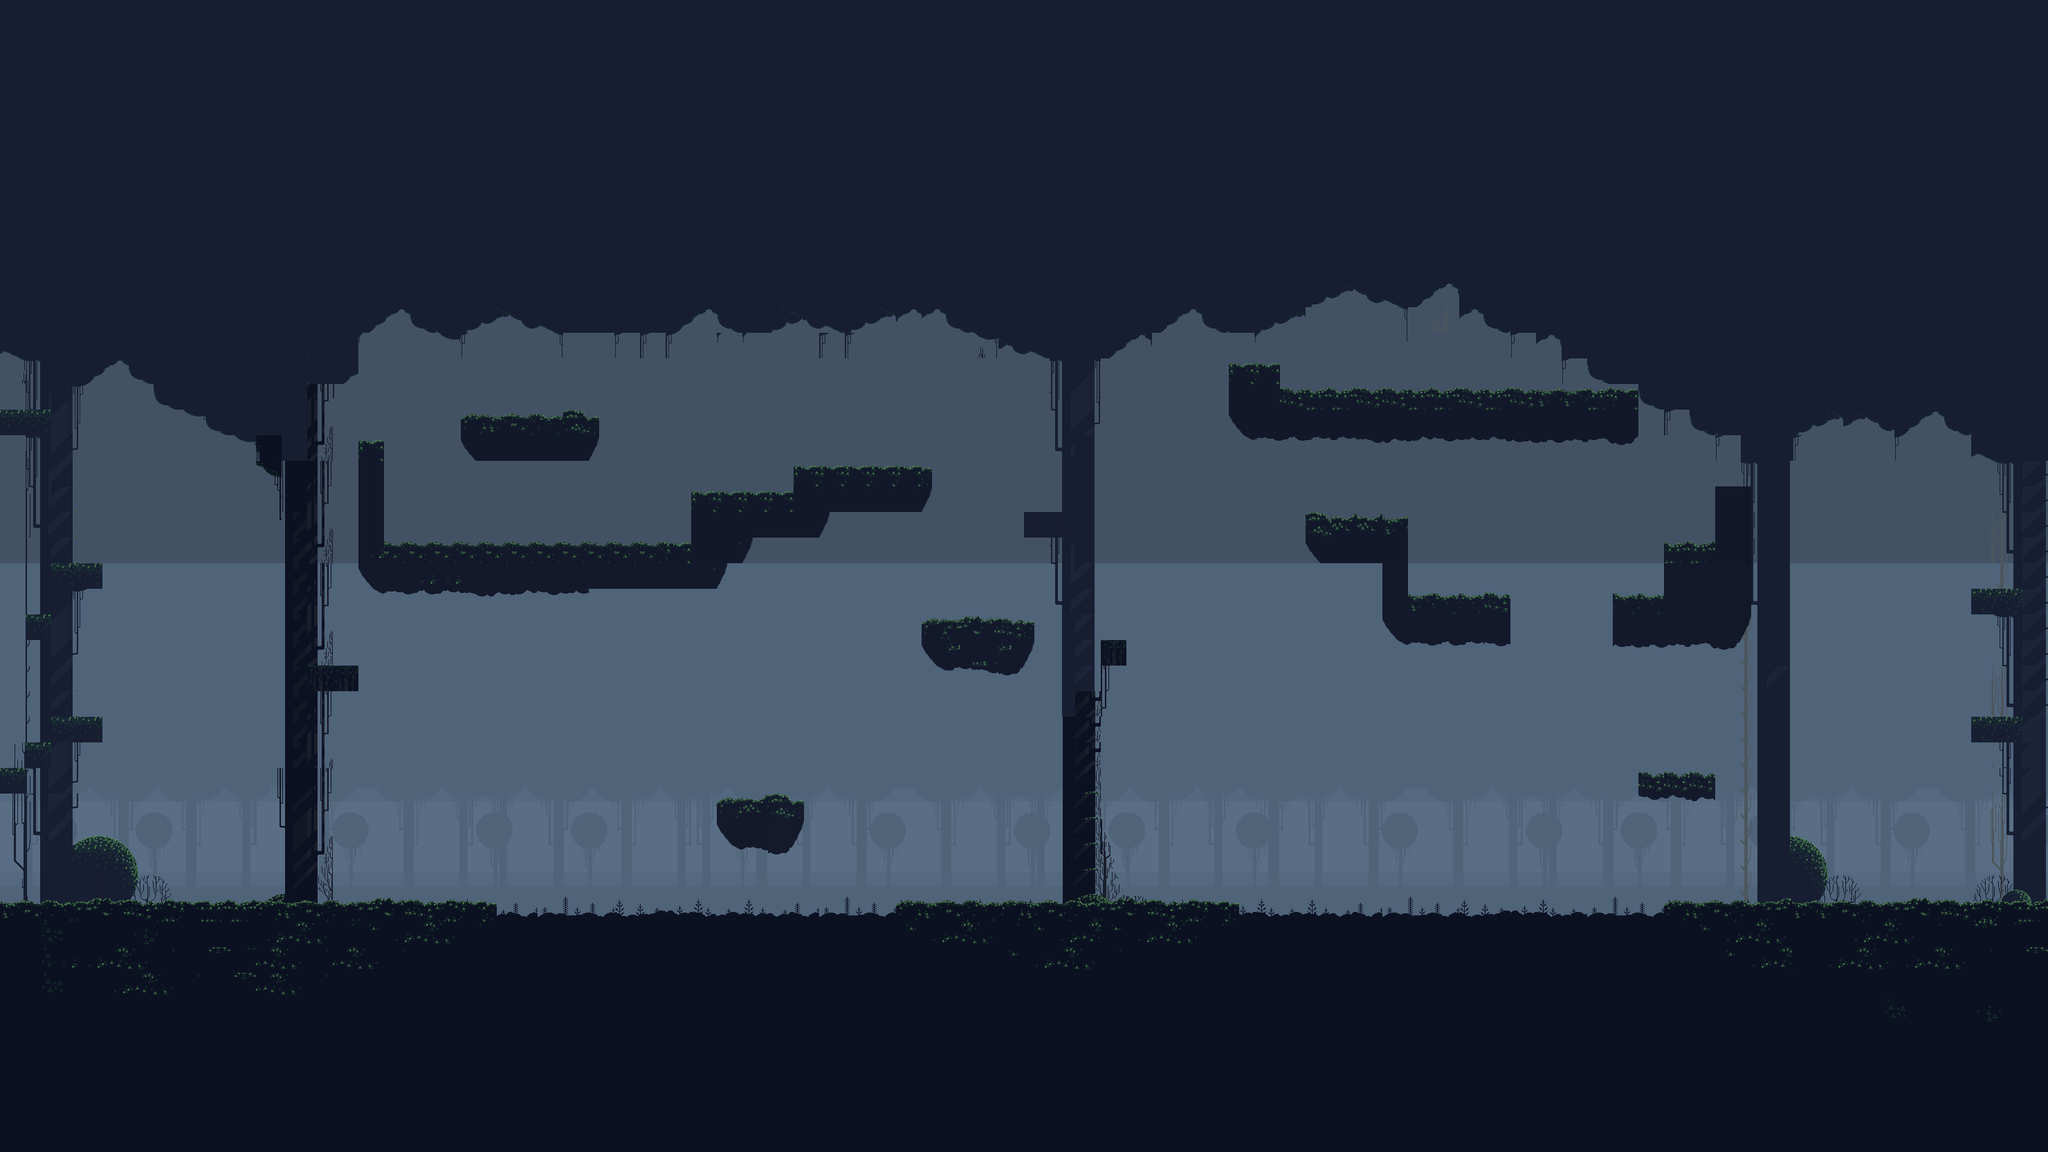

The image is a tile-based game level rendered from a .tmx file. Its description and source (layers, tilesets, objects; grid data summarised) follow:
An orthogonal 80x45 tile map with 37x37 px tiles, 7 tile layers (Sky, Background, Слой тайлов 7, trees, ...) and 44 objects (25x solid, 6x magicF, 3x movingPlatform, 3x powerF, 2x easyEnemy, ...).

<map version="1.0" orientation="orthogonal" renderorder="right-down" width="80" height="45" tilewidth="37" tileheight="37" nextobjectid="70">
 <tileset firstgid="1" name="SwampTiles" tilewidth="37" tileheight="37">
  <image source="imageMap/SwampTiles.png" width="1788" height="855" />
 </tileset>
 <layer name="Sky" width="80" height="45">
  <data>[3600 cells, 3200 non-empty, 139 distinct tile ids]</data>
 </layer>
 <layer name="Background" width="80" height="45">
  <data>[3600 cells, 640 non-empty, 184 distinct tile ids]</data>
 </layer>
 <layer name="Слой тайлов 7" width="80" height="45">
  <data>[3600 cells, 16 non-empty, 16 distinct tile ids]</data>
 </layer>
 <layer name="trees" width="80" height="45">
  <data>[3600 cells, 1051 non-empty, 139 distinct tile ids]</data>
 </layer>
 <layer name="Swamp" width="80" height="45">
  <data>[3600 cells, 400 non-empty, 58 distinct tile ids]</data>
 </layer>
 <layer name="platforms" width="80" height="45" opacity="0.9">
  <data>[3600 cells, 212 non-empty, 42 distinct tile ids]</data>
 </layer>
 <layer name="Слой тайлов 3" width="80" height="45">
  <data>[3600 cells, 72 non-empty, 15 distinct tile ids]</data>
 </layer>
 <objectgroup name="collision">
  <object id="1" name="solid" x="372" y="1304" width="344" height="66" />
  <object id="5" name="solid" x="1294.67" y="1303" width="496" height="57" />
  <object id="7" name="solid" x="2408" y="1305" width="253" height="46" />
  <object id="8" name="easyEnemy" x="992.333" y="1277.33" width="38.3333" height="47.3333" />
  <object id="9" name="player" x="1080.67" y="1114" width="42.6667" height="40.6667" />
  <object id="10" name="movingPlatform" x="631.333" y="1044" width="204.333" height="32" />
  <object id="14" name="solid" x="1039.33" y="1156.67" width="121.333" height="74.6667" />
  <object id="15" name="solid" x="1343.33" y="902" width="145.333" height="64" />
  <object id="25" name="solid" x="370" y="370" width="20" height="1104" />
  <object id="26" name="solid" x="387.333" y="368.667" width="1609.33" height="38.6667" />
  <object id="29" name="solid" x="1995.33" y="370" width="602.667" height="28" />
  <object id="31" name="solid" x="2579.09" y="369.03" width="45.5757" height="1108" />
  <object id="34" name="solid" x="519.333" y="787.333" width="517.333" height="62.6667" />
  <object id="35" name="solid" x="1002" y="711.333" width="80" height="101.333" />
  <object id="36" name="solid" x="1082" y="710" width="110.667" height="69.3333" />
  <object id="37" name="solid" x="1148.67" y="670" width="196" height="70.6667" />
  <object id="38" name="solid" x="519.333" y="639.333" width="36" height="158.667" />
  <object id="39" name="solid" x="666" y="603.333" width="197.333" height="62.6667" />
  <object id="41" name="solid" x="1778" y="526" width="76" height="109.333" />
  <object id="42" name="solid" x="1839.33" y="563.333" width="528" height="74.6667" />
  <object id="43" name="solid" x="1888.67" y="743.333" width="146.667" height="70.6667" />
  <object id="44" name="solid" x="1991.33" y="747.333" width="37.3333" height="182.667" />
  <object id="45" name="solid" x="2018" y="860.667" width="130.667" height="70.6667" />
  <object id="46" name="solid" x="2482" y="706" width="48" height="228" />
  <object id="47" name="solid" x="2406" y="787.333" width="92" height="146.667" />
  <object id="48" name="solid" x="2332.67" y="859.333" width="80" height="76" />
  <object id="49" name="swamp" x="720.667" y="1324.67" width="572" height="36" />
  <object id="50" name="swamp" x="1795" y="1323" width="610" height="36" />
  <object id="51" name="solid" x="405.909" y="413.576" width="52.0303" height="881.364" />
  <object id="52" name="movingPlatform" x="1132.14" y="1038.46" width="204.333" height="32" />
  <object id="53" name="movingPlatform" x="1784.62" y="1116.39" width="204.333" height="32" />
  <object id="55" name="easyEnemy" x="2084" y="1264.33" width="50.6663" height="54.6667" />
  <object id="56" name="magicF" x="682.667" y="554.667" width="26.6667" height="48" />
  <object id="57" name="magicF" x="574.667" y="716" width="21.3333" height="69.3333" />
  <object id="58" name="magicF" x="474.667" y="1213.33" width="24" height="90.6667" />
  <object id="59" name="magicF" x="2436" y="716" width="24" height="69.3333" />
  <object id="60" name="magicF" x="1876" y="506.667" width="20" height="54.6667" />
  <object id="62" name="solid" x="2368" y="1116" width="112" height="40" />
  <object id="63" name="magicF" x="2450.67" y="1049.33" width="14.6667" height="66.6667" />
  <object id="64" name="healthF" x="2444" y="1241.33" width="17.3333" height="62.6667" />
  <object id="65" name="powerF" x="2049.33" y="782.667" width="24" height="76" />
  <object id="67" name="powerF" x="2306.67" y="498.667" width="14.6667" height="61.3333" />
  <object id="68" name="healthF" x="1454.67" y="836" width="21.3333" height="69.3333" />
  <object id="69" name="powerF" x="529.333" y="538.667" width="17.3333" height="97.3333" />
 </objectgroup>
</map>